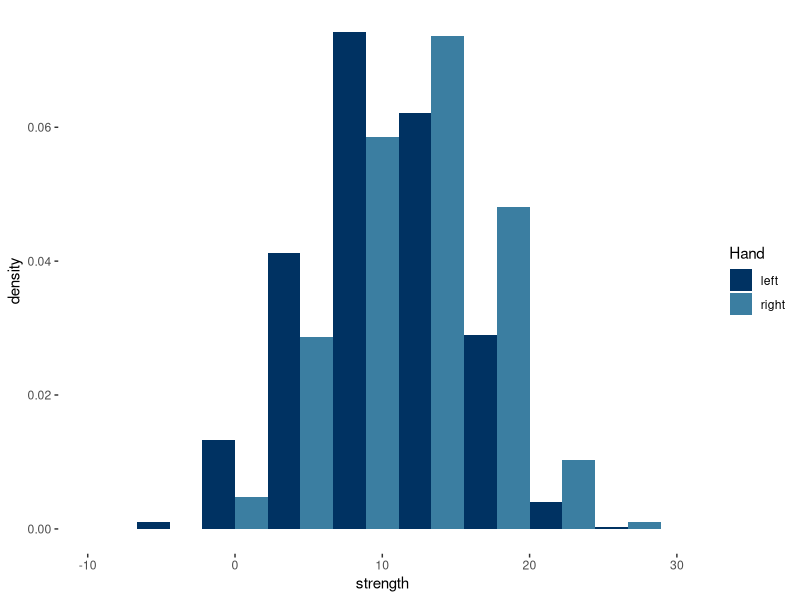
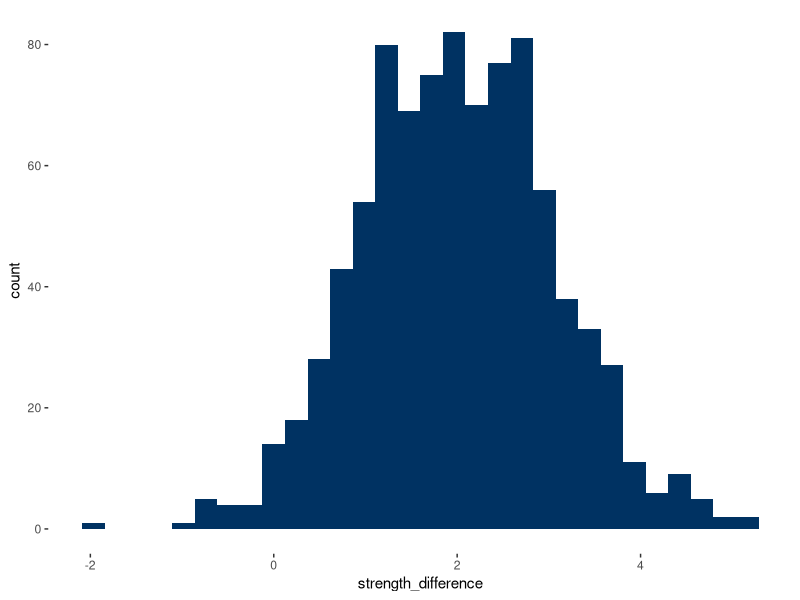
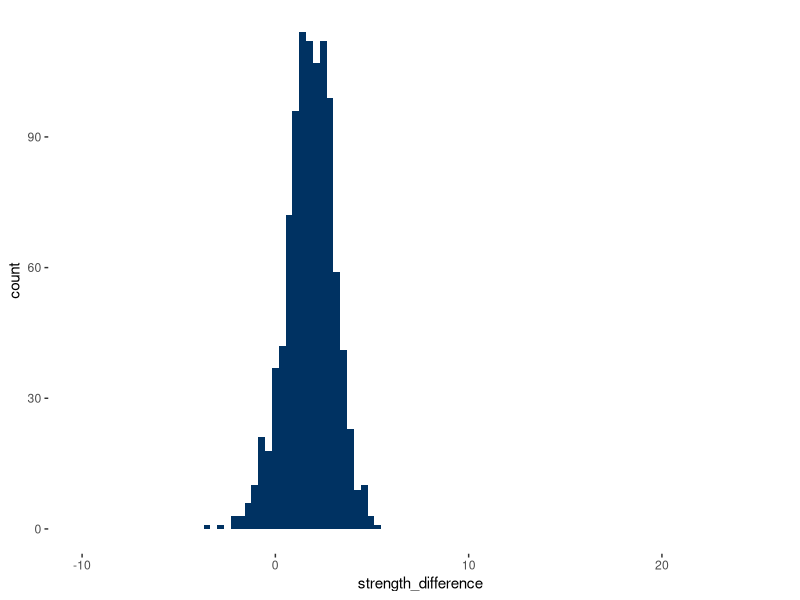
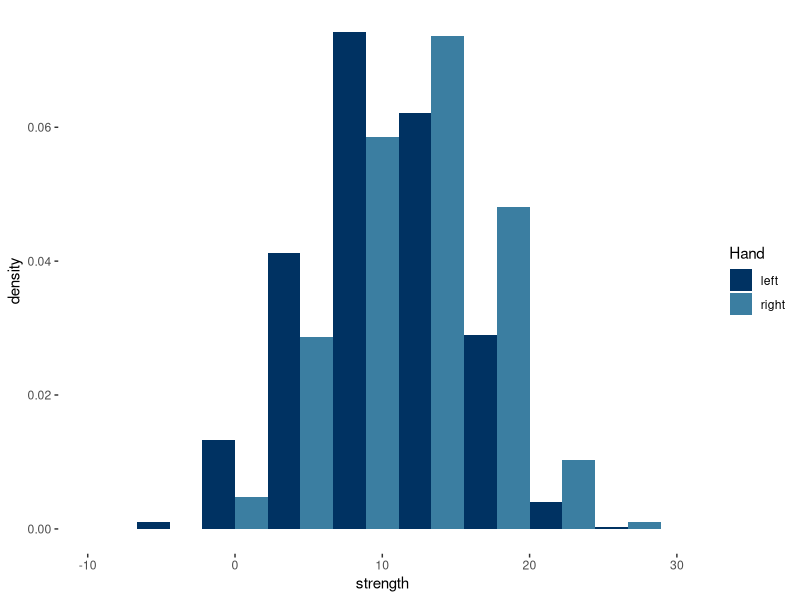
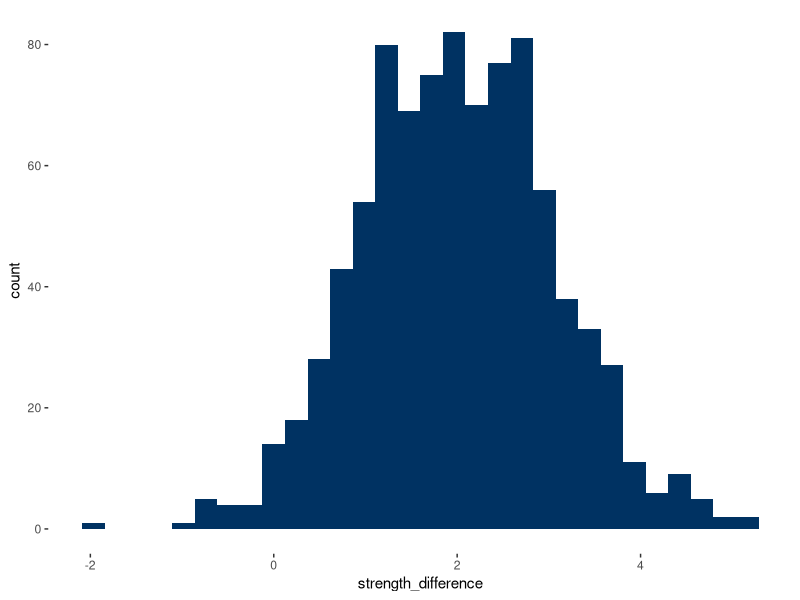
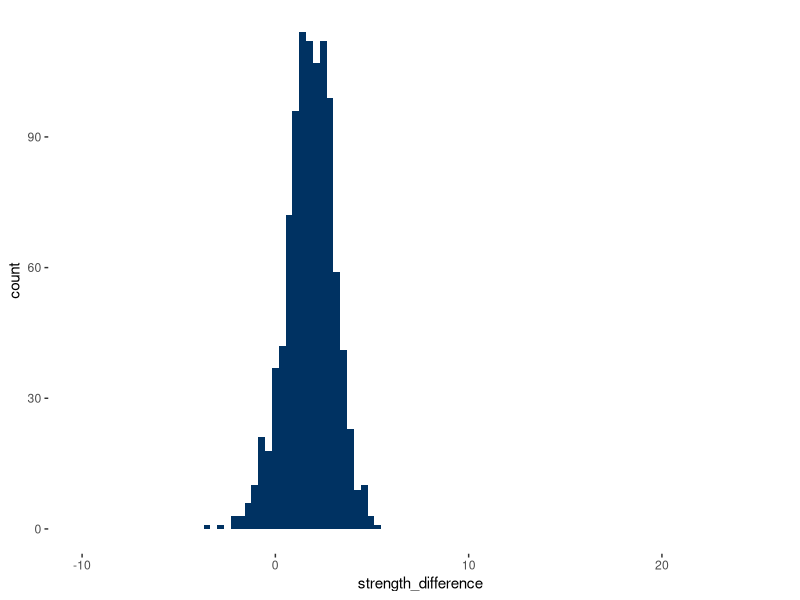

R code for these plots, in order:
library(ggplot2)
library(dplyr)
library(magrittr)

person_attributes <- data.frame(
    id = 1:1000,
    left_handed = sample(
        x = c('right handed', 'left handed'),
        size = 1000, replace = TRUE, prob = c(0.9, 0.1))
    )

left_strength <- data.frame(
    id = 1:1000,
    hand = 'left',
    strength = rnorm(1000, mean = 10, sd = 5) 
    )

right_strength <- data.frame(
    id = 1:1000,
    hand = 'right',
    strength = ifelse(
        person_attributes[ , 'left_handed'] == 'right handed',
        left_strength[ , 'strength'] + rnorm(1000, mean = 2),
        left_strength[ , 'strength'] + rnorm(1000, mean = -.2)
    )
)

d_tall <- rbind(
    merge(person_attributes, left_strength),
    merge(person_attributes, right_strength)
    )

wide_left <- merge(person_attributes, left_strength)
names(wide_left)[4] <- 'strength_left'
wide_left <- wide_left[ , c('id', 'left_handed', 'strength_left')]

wide_right <- merge(person_attributes, right_strength)
names(wide_right)[4] <- 'strength_right'
wide_right <- wide_right[ , c('id', 'strength_right')]

d_wide <- merge(
    wide_left, wide_right,
    by = 'id'
)


d_tall %>%
    filter(left_handed == 'right handed') %>%
    ggplot(
        aes(x = strength, y = after_stat(density), fill = factor(hand))) +
    geom_histogram(position = 'dodge', bins = 10) +
    scale_fill_manual(values = c('#003262', '#3B7EA1')) + 
    ## facet_wrap( ~ factor(left_handed)) +
    scale_x_continuous(limits = c(-10, 30)) + 
    labs(fill = 'Hand') +
    theme(
        panel.background = element_rect(fill = "transparent", color = NA),
        plot.background  = element_rect(fill = "transparent", color = NA),
        legend.background = element_rect(fill = "transparent", color = NA)
        )
ggsave('./histogram_unpaired.pdf', device = 'pdf', bg = 'transparent')


d_wide %>%
    filter(left_handed == 'right handed') %>% 
    mutate(strength_difference = strength_right - strength_left) %>%
    ggplot() +
    aes(x = strength_difference) +
    geom_histogram(position = 'dodge', fill = '#003262') +
    labs(fill = 'Hand') +
    ## scale_x_continuous(limits = c(-10, 30)) + 
    theme(
        panel.background = element_rect(fill = "transparent", color = NA),
        plot.background  = element_rect(fill = "transparent", color = NA),
        legend.background = element_rect(fill = "transparent", color = NA)
        )
ggsave('./histogram_paired.pdf', device = 'pdf', bg = 'transparent')

d_wide %>%
    mutate(strength_difference = strength_right - strength_left) %>% 
    ggplot(aes(x = strength_difference)) +
    geom_histogram(bins = 100, fill = '#003262') +
    scale_x_continuous(limits = c(-10, 25)) + 
    labs(fill = 'Hand') + 
    theme(
        panel.background = element_rect(fill = "transparent", color = NA),
        plot.background  = element_rect(fill = "transparent", color = NA),
        legend.background = element_rect(fill = "transparent", color = NA)
        )
ggsave('./histogram_paired_rescaled.pdf', device = 'pdf', bg = 'transparent')

## Conduct t-tests

d_tall %>%
    filter(left_handed == 'right handed') %$%
    t.test(strength ~ hand)

d_wide %>%
    filter(left_handed == 'right handed') %$%
    t.test(strength_left, strength_right, paired = TRUE)
